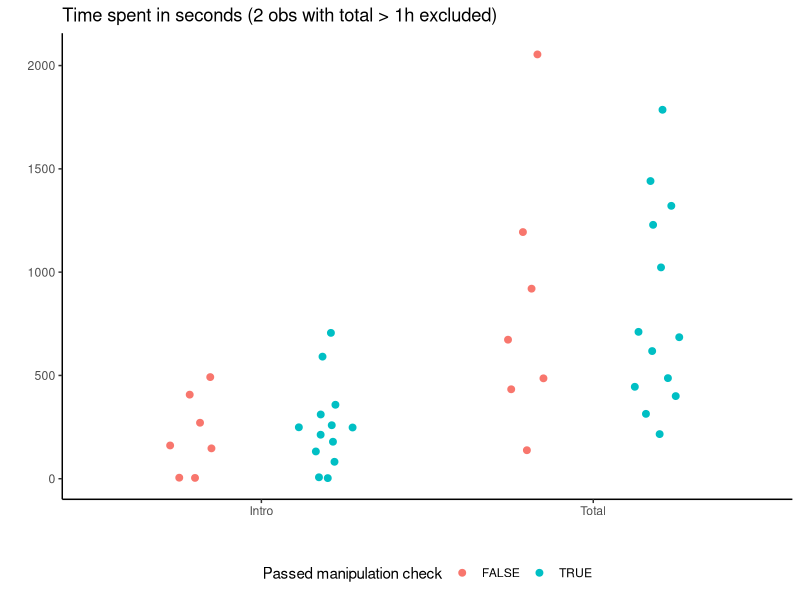
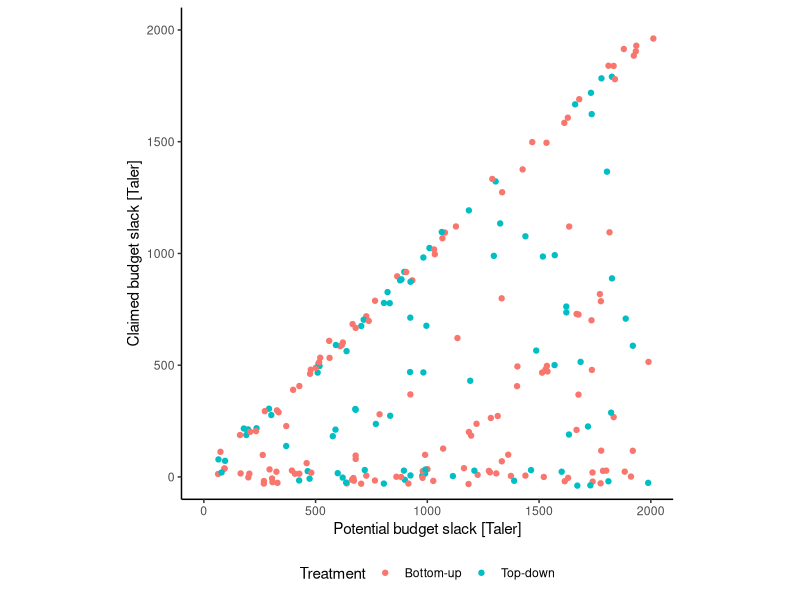
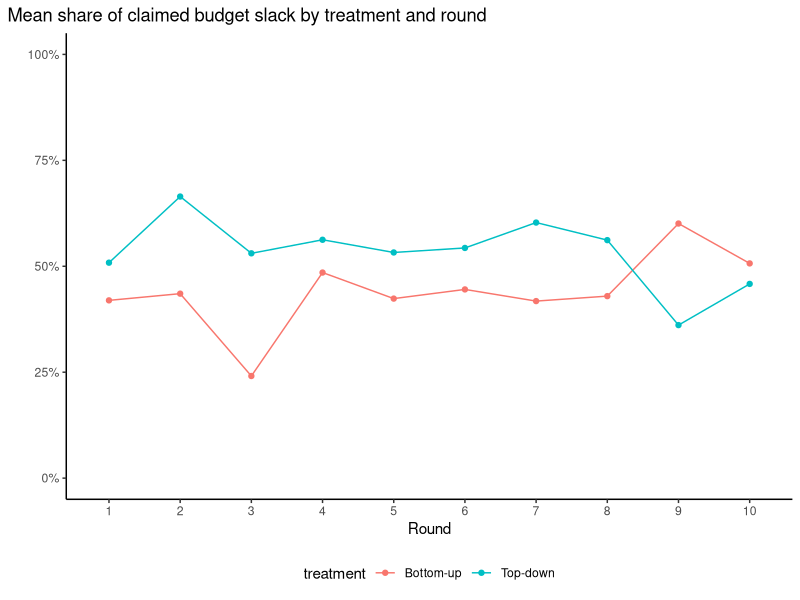
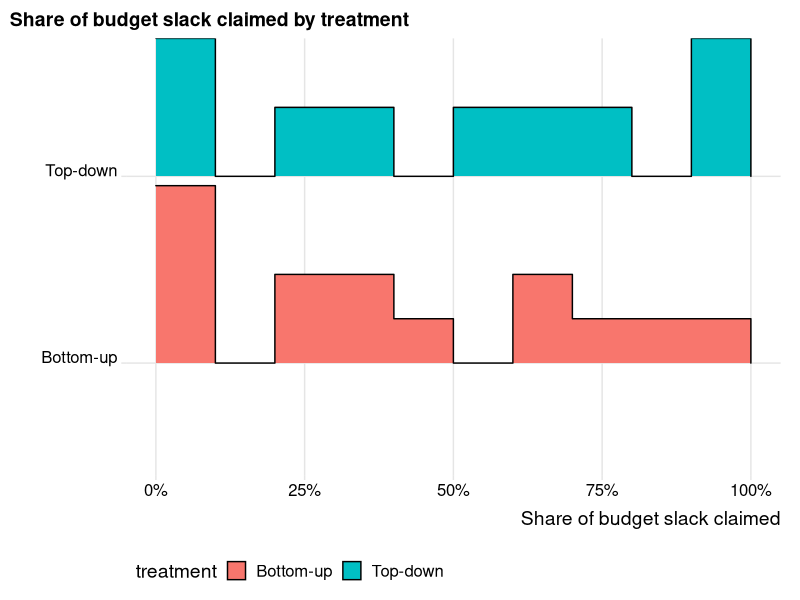
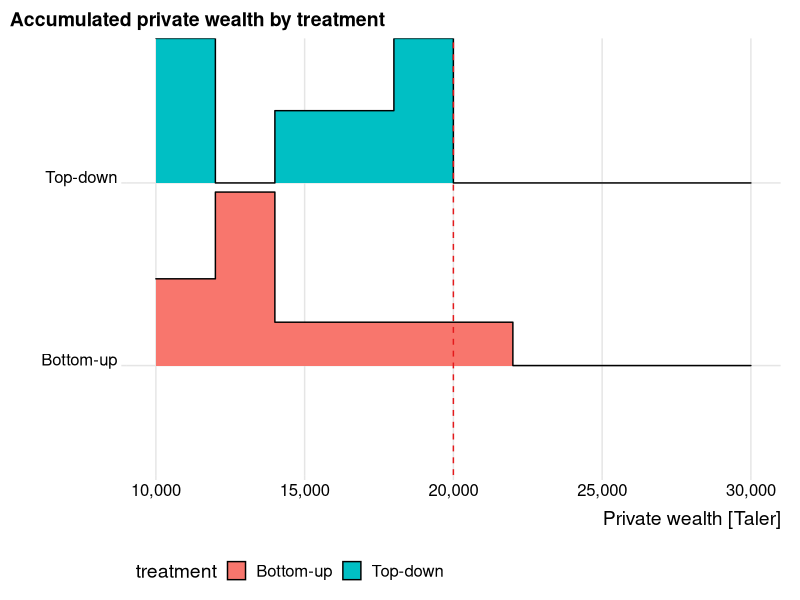
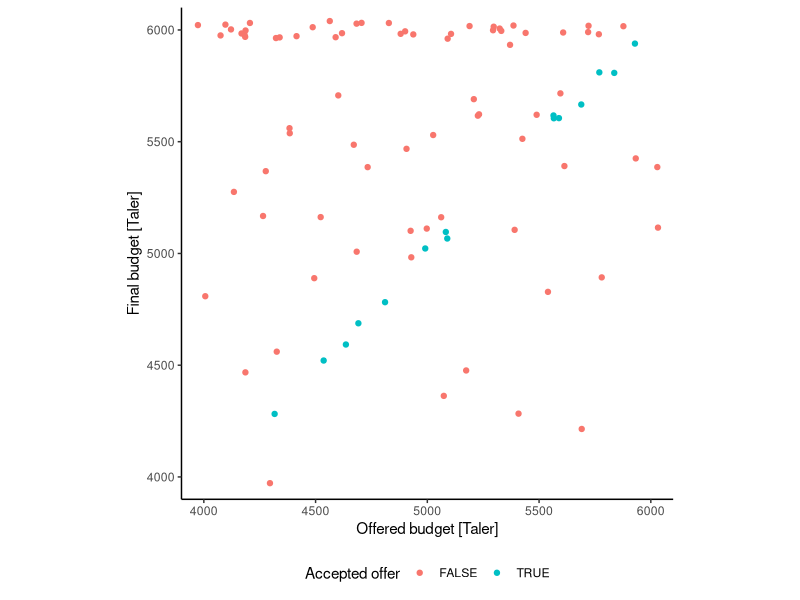

Source code (R) for these figures, in order:
## ---- chunk 1
knitr::opts_chunk$set(
	echo = FALSE,
	message = FALSE,
	warning = FALSE,
	cache = TRUE,
	fig.align = "center"
)

library(tidyverse)
library(kableExtra)
library(ggbeeswarm)
library(ggridges)

transpose_table <- function(tbl) {
  # tbl Needs to have a first column containing variable names
  # for the transposed table (normally group levels)
  ttbl <- as_tibble(t(tbl[, 2:ncol(tbl)])) %>%
    mutate(` ` = names(tbl)[2:ncol(tbl)]) %>%
    select(c(nrow(tbl) + 1, 1:nrow(tbl)))
  
  names(ttbl)[2:ncol(ttbl)] <- pull(tbl[, 1])
  ttbl
}
## ---- chunk 2
subjects <- read_csv("data/budget_exp_subjects.csv", col_types = cols())
rounds <- read_csv("data/budget_exp_rounds.csv", col_types = cols())
times <- read_csv("data/budget_exp_times.csv", col_types = cols())
## ---- chunk 3
participation <- subjects %>%
  left_join(rounds, by = "id") %>%
  filter(!is.na(round)) %>%
  rename(Treatment = treatment) %>%
  group_by(Treatment) %>%
  summarise(
    `Unique players` = length(unique(id)),
    `Played rounds` = n(),
    `Completed games` = sum(!is.na(compensation))/10
  ) %>%
  transpose_table()

kable(participation) %>%
  kable_classic(full_width = FALSE)
## ---- chunk 4

times_by_id <- times %>%
  filter(page_name == "S1") %>%
  mutate(round = 0) %>%
  select(id, round, time_spent) %>%
  bind_rows(
    times %>%
      filter(page_name %in% c("S2", "S3")) %>%
      select(id, round, time_spent) %>%
      group_by(id, round) %>%
      summarise(time_spent = sum(time_spent))
  ) %>%
  bind_rows(
    times %>%
      group_by(id) %>%
      filter(any(page_name == "S4")) %>%
      summarise(time_spent = sum(time_spent)) %>%
      mutate(round = 11) %>%
      select(id, round, time_spent)
  ) %>%
  arrange(id, round)

tab <- times_by_id %>%
  group_by(round) %>%
  summarise(
    N = n(),
    Mean = mean(time_spent),
    `Standard deviation` = sd(time_spent),
    Median = median(time_spent),
    Min = min(time_spent),
    Max = max(time_spent)
  ) %>%
  rename(Round = round) %>%
  arrange(Round) %>%
  mutate_at(c("Mean", "Standard deviation", "Median"), format, digits = 1) %>%
  mutate(
    Round = case_when(
      Round == 0 ~ "Intro", 
      Round == 11 ~ "Total",
      TRUE ~ paste("Round", Round)
    )
  )

kable(tab, align = "lrrrrrr") %>%
  kable_classic(full_width = FALSE) %>% 
  row_spec(11, extra_css = "border-bottom: solid; border-bottom-width: 0.08em;")
## ---- chunk 5
subjects_mc <- subjects %>%
  mutate(
    completed_exp = !is.na(cost_known),
     passed_mc = (
      compensation == "only wealth" & cost_known == "only to me" &
        budget_denial_never == TRUE & budget_denial_high == FALSE &
        budget_denial_increasing == FALSE & budget_denial_decreasing == FALSE
    )
  ) %>% 
  left_join(
    times_by_id %>%
      filter(round == 11 | round == 0) %>%
      mutate(name = ifelse(round == 0, "time_intro", "time_total")) %>%
      select(id, name, time_spent) %>%
      pivot_wider(id_cols = id, names_from = name, values_from = time_spent) 
  )

tab <- subjects_mc %>%
  filter(completed_exp) %>%
  group_by(treatment) %>%
  rename(Treatment = treatment) %>%
  summarise(
    `Completed experiment` = n(),
    `Passed manipulaton checks` = sprintf(
      "%d (%.1f %%)", sum(passed_mc), 100*(sum(passed_mc)/n())
    )
  ) %>%
  transpose_table()
  
kable(tab, align = "lrr") %>%
  kable_classic(full_width = FALSE)

ggplot(
  data = subjects_mc %>%
    select(id, passed_mc, time_intro, time_total) %>%
    filter(time_total <= 3600) %>%
    rename(
      Intro = time_intro,
      Total = time_total
    ) %>%
    pivot_longer(
      all_of(c("Intro", "Total")), names_to = "time", values_to = "sec"
    ), 
  aes(x = time, y = sec, group = passed_mc, color = passed_mc)
) +
  geom_quasirandom(dodge.width = 0.8, width = 0.1, size = 2) +
  theme_classic() + 
  labs(
    title = sprintf(
      "Time spent in seconds (%d obs with total > 1h excluded)",
      nrow(subjects_mc %>% filter(time_total > 3600))
    ),
    x = "",
    y = "",
    color = "Passed manipulation check"
  ) + theme(legend.position = "bottom") 

## ---- chunk 6
df <- rounds %>%
  filter(cost != 6) %>%
  mutate(
    pot_slack = 6000 - cost*1000,
    claimed_slack = budget - cost*1000,
    pct_slack_claimed = claimed_slack/pot_slack
  ) %>%
  select(id, round, pot_slack, claimed_slack, pct_slack_claimed) %>%
  left_join(subjects %>% select(id, treatment))

ggplot(df, aes(x = pot_slack, y = claimed_slack, color = treatment)) +
  geom_jitter() +
  labs(
    x = "Potential budget slack [Taler]",
    y = "Claimed budget slack [Taler]",
    color = "Treatment"
  ) +
  theme_classic() +
  coord_fixed(xlim = c(0, 2000), ylim = c(0, 2000)) + 
  theme(legend.position = "bottom") 

df %>%
  group_by(round, treatment) %>%
  mutate(round = as.factor(round)) %>%
  summarise(mean_pct_slack_claimed = mean(pct_slack_claimed)) %>%
  ggplot(aes(
    x = round, y = mean_pct_slack_claimed, group = treatment, color = treatment
  )) +
  geom_point() +
  geom_line() +
  scale_y_continuous(labels = scales::percent, limits = c(0,1)) +
  labs(
    title = "Mean share of claimed budget slack by treatment and round",
    x = "Round",
    y = ""
  ) +
  theme_classic() +
  theme(
    legend.position = "bottom",
    plot.title.position = "plot"
  )

outcomes <- df %>%
  group_by(id) %>%
  summarise(
    rounds = n(),
    pot_slack = sum(pot_slack),
    pct_slack_claimed = sum(claimed_slack)/sum(pot_slack),
    partialy_honest = pct_slack_claimed != 1 & 
      pct_slack_claimed != 0,
    always_honest = pct_slack_claimed == 0
  ) %>%
  left_join(subjects_mc %>% select(id, treatment, passed_mc, time_total))

tab <- outcomes %>%
  group_by(treatment) %>%
  summarise(
    Particpants = sprintf("%d", n()),
    Rounds = sprintf("%d", sum(rounds)),
    `Mean claimed budget slack (%)` = scales::percent(
      mean(pct_slack_claimed)
    ),
    `Std. dev. claimed budget slack (%)` = scales::percent(
      sd(pct_slack_claimed)
    ),
    `Partially honest (%)` = scales::percent(sum(partialy_honest)/n()), 
    `Always honest (%)` = scales::percent(sum(always_honest)/n())
  ) %>%
  transpose_table()

kable(tab, align = "lrr") %>%
  kable_classic(full_width = FALSE)


ggplot(outcomes, aes(
  x = pct_slack_claimed, y = treatment,
  fill = treatment, height = stat(density)
)) +
  geom_density_ridges(
    stat = "binline", binwidth = 0.1, center = 0.05, scale = 0.95
  ) +
  scale_x_continuous(labels = scales::percent, limits = c(0, 1)) +
  labs(
    title = "Share of budget slack claimed by treatment",
    x = "Share of budget slack claimed",
    y = ""
  ) +
  theme_ridges() +
  theme(
    legend.position = "bottom",
    plot.title.position = "plot"
  )

ggplot(outcomes %>% filter(rounds == 10), aes(
  x = 10000 + pct_slack_claimed*pot_slack, y = treatment,
  fill = treatment, height = stat(density)
)) +
  geom_density_ridges(
    stat = "binline", binwidth = 2000, center = 11000, scale = 0.95
  ) +
  scale_x_continuous(
    labels =  scales::comma_format(accuracy = 1), 
    limits = c(10000, 30000)
  ) +
  labs(
    title = "Accumulated private wealth by treatment",
    x = "Private wealth [Taler]",
    y = ""
  ) +
  geom_vline(xintercept = 20000, color = "#E41A1C", lty = 2) +
  theme_ridges() +
  theme(
    legend.position = "bottom",
    plot.title.position = "plot"
  )

wealth <- outcomes %>%
  filter(rounds == 10) %>%
  mutate(wealth = 10000 + pct_slack_claimed*pot_slack) %>%
  select(id, treatment, wealth)

tab <- wealth %>%
  group_by(treatment) %>%
  summarise(
    `t-stat (mu = 20,000)` = sprintf(
      "%.3f", t.test(wealth, mu= 20000)$statistic
    ),
    `Prob |t| > 0` = sprintf("%.3f", t.test(wealth, mu = 20000)$p.value)
  ) %>%
  bind_rows(
    wealth %>%
      summarise(
        treatment = "Total",
        `t-stat (mu = 20,000)` = sprintf(
          "%.3f", t.test(wealth, mu = 20000)$statistic
        ),
        `Prob |t| > 0` = sprintf("%.3f", t.test(wealth, mu = 20000)$p.value)
      )
  ) %>%
  transpose_table()

kable(tab, align = "lrrr") %>%
  kable_classic(full_width = FALSE)
## ---- chunk 7
rounds %>%
  left_join(subjects %>% select(id, treatment)) %>%
  filter(treatment == "Top-down") %>%
  ggplot(aes (x = offer, y = budget, color = accepted)) +
  geom_jitter() +
  labs(
    x = "Offered budget [Taler]",
    y = "Final budget [Taler]",
    color = "Accepted offer"
  ) +
  theme_classic() +
  coord_fixed(xlim = c(4000, 6000), ylim = c(4000, 6000)) + 
  theme(legend.position = "bottom")   

df <- rounds %>%
  left_join(subjects %>% select(id, treatment)) %>%
  filter(treatment == "Top-down") 

fs_cor <- cor.test(df$offer, df$budget, method = "spearman")
n6_cor <- cor.test(
  df$offer[df$budget != 6000], df$budget[df$budget != 6000], method = "spearman"
)


tab <- tibble(
  ` ` = c(
    "% accepted",
    "Spearman corr offered/final (full sample)",
    "Spearman corr offered/final (max budgets excluded)"
  ),
  Statistic = c(
    scales::percent(sum(df$accepted, na.rm = TRUE)/nrow(df)),
    sprintf("%.3f (|Prob| > 0: %.3f)", fs_cor$estimate, fs_cor$p.value),
    sprintf("%.3f (|Prob| > 0: %.3f)", n6_cor$estimate, n6_cor$p.value)
  )
)

kable(tab) %>%
  kable_classic(full_width = FALSE)
